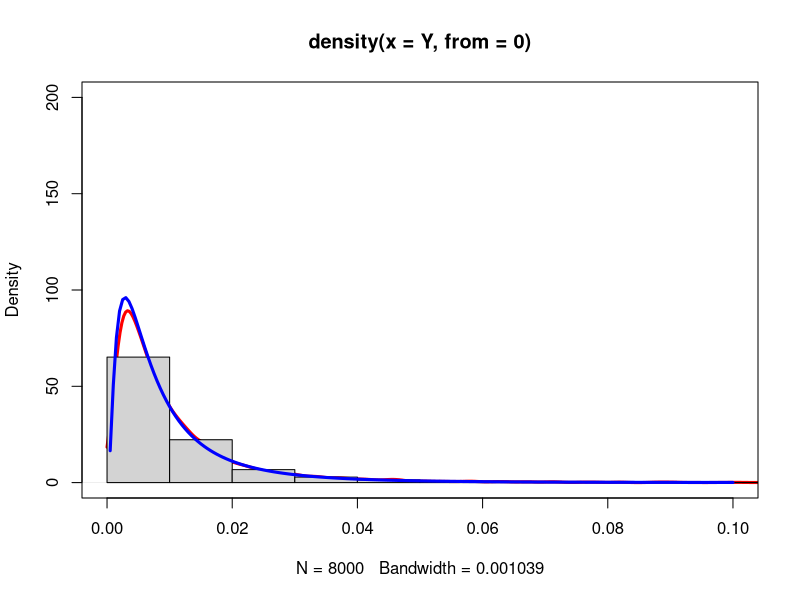

This chart was generated by the following R code:
par(mfrow = c(1, 1))

mu = -5; var = 0.85

X = rnorm(8000, mean = mu, sd = sqrt(var))

Y = exp(X)

plot(density(Y, from = 0), xlim = c(0, 0.1), ylim = c(0, 200), lwd = 3, col = 'red')
hist(Y, add = T, probability = TRUE)

mu.hat = sum(log(Y))/length(Y)
var.hat = sum((log(Y) - mu.hat)^2)/length(Y)

x = seq(0.0005, 0.1, by = 0.0005)

lines(x, dlnorm(x, meanlog = mu.hat, sdlog = sqrt(var.hat)), lwd = 3, col = 'blue')